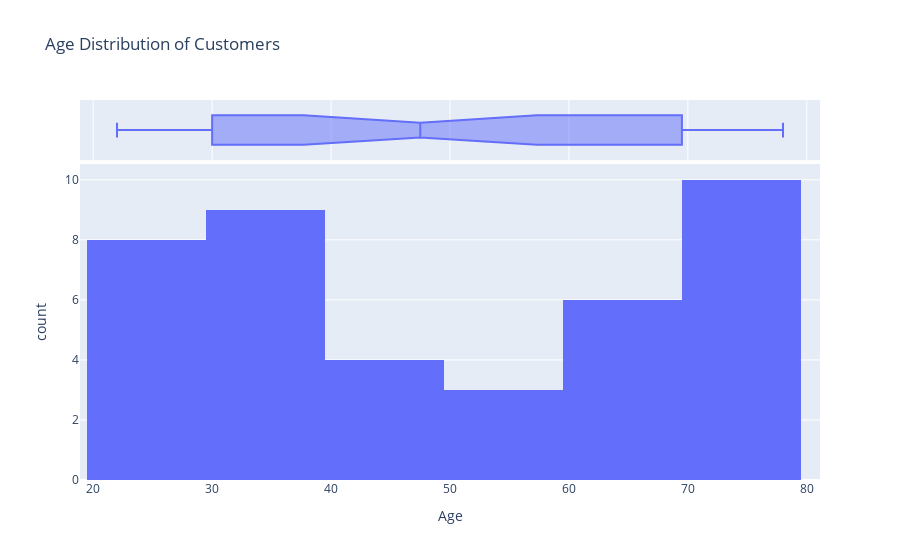

The cell this chart's notebook holds for it:
### Code cell
from datetime import datetime

# Calculate age from the 'Birthday' column
customers_with_errors['Birthday'] = pd.to_datetime(decrypt_column(customers_with_errors['Birthday']))
customers_with_errors['Age'] = customers_with_errors['Birthday'].apply(lambda x: datetime.now().year - x.year if pd.notna(x) else None)

# Plot age distribution
customers_age_distribution = px.histogram(customers_with_errors, x='Age', nbins=10, title='Age Distribution of Customers',
                   labels={'Age': 'Age', 'count': 'Number of Customers'}, marginal='box')
customers_age_distribution.show()

# Encrypt the 'Birthday' column again
customers_with_errors['Birthday'] = encrypt_column(customers_with_errors['Birthday'])

# Delete the 'Age' column to avoid redundancy
customers_with_errors = customers_with_errors.drop(columns='Age')

### Figure 1 — Plotly figure (JSON) as saved in the notebook; plotly's stock layout.template omitted (floating-point values rounded to 4 significant figures)
{"data": [{"alignmentgroup": "True", "bingroup": "x", "hovertemplate": "Age=%{x}<br>count=%{y}<extra></extra>", "legendgroup": "", "marker": {"color": "#636efa", "pattern": {"shape": ""}}, "name": "", "nbinsx": 10, "offsetgroup": "", "orientation": "v", "showlegend": false, "type": "histogram", "x": [64, 56, 37, 28, 72, 48, 75, 37, 38, 68, 46, 30, 57, 31, 25, 75, 74, 61, 74, 68, 74, 41, 78, 47, 72, 39, 27, 24, 61, 25, 72, 71, 30, 58, 35, 30, 26, 24, 62, 22], "xaxis": "x", "yaxis": "y"}, {"alignmentgroup": "True", "hovertemplate": "Age=%{x}<extra></extra>", "legendgroup": "", "marker": {"color": "#636efa"}, "name": "", "notched": true, "offsetgroup": "", "showlegend": false, "type": "box", "x": [64, 56, 37, 28, 72, 48, 75, 37, 38, 68, 46, 30, 57, 31, 25, 75, 74, 61, 74, 68, 74, 41, 78, 47, 72, 39, 27, 24, 61, 25, 72, 71, 30, 58, 35, 30, 26, 24, 62, 22], "xaxis": "x2", "yaxis": "y2"}], "layout": {"barmode": "relative", "legend": {"tracegroupgap": 0}, "title": {"text": "Age Distribution of Customers"}, "xaxis": {"anchor": "y", "domain": [0, 1], "title": {"text": "Age"}}, "xaxis2": {"anchor": "y2", "domain": [0, 1], "matches": "x", "showgrid": true, "showticklabels": false}, "yaxis": {"anchor": "x", "domain": [0, 0.8316], "title": {"text": "count"}}, "yaxis2": {"anchor": "x2", "domain": [0.8416, 1], "matches": "y2", "showgrid": false, "showline": false, "showticklabels": false, "ticks": ""}}}
